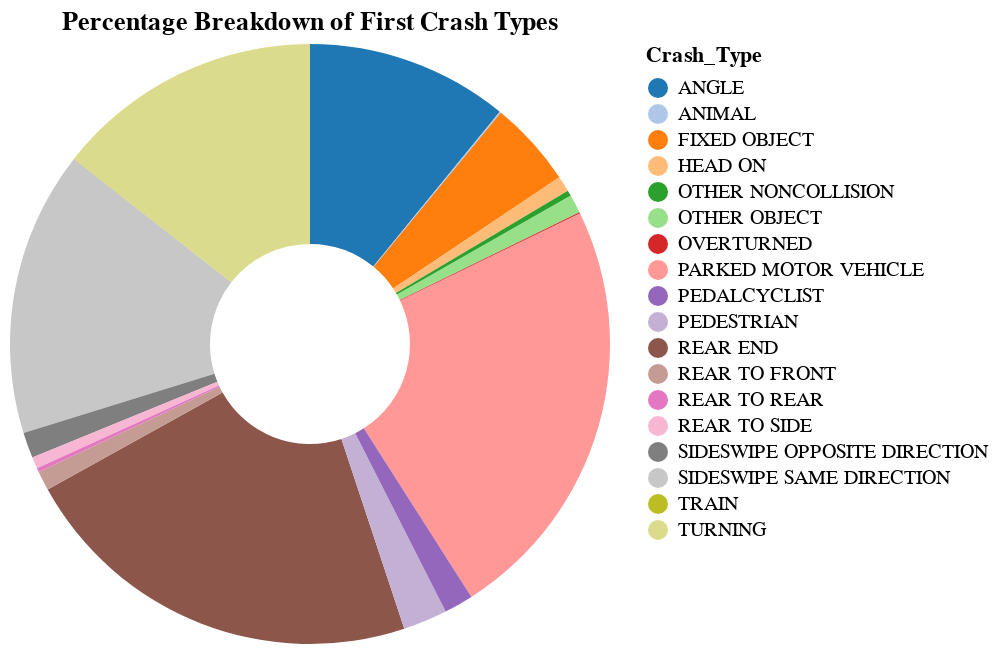

Write notebook code for a chart like this one.
### Markdown cell above
# EDA: Exploring the percentage breakdown of the Traffic Crash Dataset based on the Crash Type Column - Ameer Mustafa

### Code cell
import pandas as pd
import altair as alt


# Read in the dataset
df = pd.read_csv('Traffic_Crash_Data.csv')

# Display the length of the dataset
print("Dataset length: " , len(df))

# Create a dataframe for pedestrian crashes only
pedestrian_df = df[df['FIRST_CRASH_TYPE'] == 'PEDESTRIAN']

# Print the length of the pedestrian dataframe
print("Pedestrian dataset length: " , len(pedestrian_df))

# Create a dataframe for pedalcyclist crashes only
pedalcyclist_df = df[df['FIRST_CRASH_TYPE'] == 'PEDALCYCLIST']

# Print the length of the pedalcyclist dataframe
print("Pedalcyclist dataset length: " , len(pedalcyclist_df))

# Identify the types of crashes that involve pedestrains based on the category breakdown and creating a new dataframe
pedestrain_involved_crashes = df[df['FIRST_CRASH_TYPE'].isin(['PEDESTRIAN', 'PEDALCYCLIST'])]

# Print the length of the pedestrian involved crashes dataframe and percentage 
print("Pedestrian involved crashes dataset length: " , len(pedestrain_involved_crashes))
print("Percentage of pedestrian involved crashes: " , len(pedestrain_involved_crashes) / len(df) * 100)

# Count each crash type and calculate percentage
crash_type_percentage_breakdown = df['FIRST_CRASH_TYPE'].value_counts(normalize=True) * 100

# Print results in a coincise format
for crash_type, percentage in crash_type_percentage_breakdown.items():
    print(f"{crash_type}: {percentage:.2f}%")

# Create a Dataframe from the crash type percentage breadkdown
data = pd.DataFrame(list(crash_type_percentage_breakdown.items()), columns=['Crash_Type', 'Percentage'])

# Create a pie chart using Altair
chart = alt.Chart(data).mark_arc(innerRadius=50).encode(
    theta=alt.Theta(field="Percentage", type="quantitative"), # Set the encodings to the percentage
    color=alt.Color(field="Crash_Type", type="nominal", scale=alt.Scale(scheme='category20')), # Set the color scheme 
    tooltip=[alt.Tooltip("Crash_Type:N"), alt.Tooltip("Percentage:Q", format=".2f")]  # Round percentage to 2 decimal places when hovering 
).properties(
    title="Percentage Breakdown of First Crash Types" # Title of the chart
)

# Display the chart
chart.show()

### Figure 1 — Vega-Lite specification as saved in the notebook (floating-point values rounded to 4 significant figures)
{"config": {"view": {"continuousWidth": 300, "continuousHeight": 300}}, "data": {"name": "data-cd14f689f8c8e27fe4a32b183e9e4f9a"}, "mark": {"type": "arc", "innerRadius": 50}, "encoding": {"color": {"field": "Crash_Type", "scale": {"scheme": "category20"}, "type": "nominal"}, "theta": {"field": "Percentage", "type": "quantitative"}, "tooltip": [{"field": "Crash_Type", "type": "nominal"}, {"field": "Percentage", "format": ".2f", "type": "quantitative"}]}, "title": "Percentage Breakdown of First Crash Types", "$schema": "https://vega.github.io/schema/vega-lite/v5.20.1.json", "datasets": {"data-cd14f689f8c8e27fe4a32b183e9e4f9a": [{"Crash_Type": "PARKED MOTOR VEHICLE", "Percentage": 23.14}, {"Crash_Type": "REAR END", "Percentage": 22.03}, {"Crash_Type": "SIDESWIPE SAME DIRECTION", "Percentage": 15.37}, {"Crash_Type": "TURNING", "Percentage": 14.42}, {"Crash_Type": "ANGLE", "Percentage": 10.9}, {"Crash_Type": "FIXED OBJECT", "Percentage": 4.643}, {"Crash_Type": "PEDESTRIAN", "Percentage": 2.382}, {"Crash_Type": "PEDALCYCLIST", "Percentage": 1.57}, {"Crash_Type": "SIDESWIPE OPPOSITE DIRECTION", "Percentage": 1.385}, {"Crash_Type": "REAR TO FRONT", "Percentage": 1.046}, {"Crash_Type": "OTHER OBJECT", "Percentage": 0.996}, {"Crash_Type": "HEAD ON", "Percentage": 0.8472}, {"Crash_Type": "REAR TO SIDE", "Percentage": 0.6218}, {"Crash_Type": "OTHER NONCOLLISION", "Percentage": 0.3008}, {"Crash_Type": "REAR TO REAR", "Percentage": 0.2158}, {"Crash_Type": "ANIMAL", "Percentage": 0.07324}, {"Crash_Type": "OVERTURNED", "Percentage": 0.06012}, {"Crash_Type": "TRAIN", "Percentage": 0.005377}]}}
